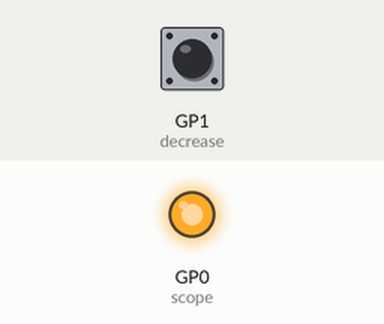
A program run on a simulated Raspberry Pi Pico running MicroPython. Parts: output pins drawn as LEDs (lit = HIGH). Inputs (shaded band) come from the test bench; at power-on: GP1 (decrease) LOW.

Above: at 1.2 s.
1.3 s: GP1 (decrease) pulled HIGH for 1.2 s
At 2.6 s:
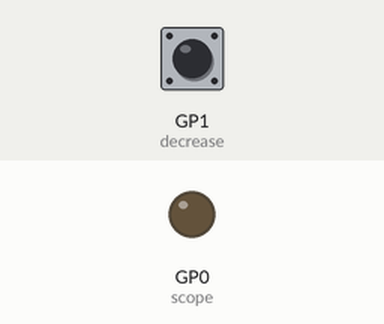
4.5 s: GP1 (decrease) pulled HIGH for 3.2 s
At 8.3 s:
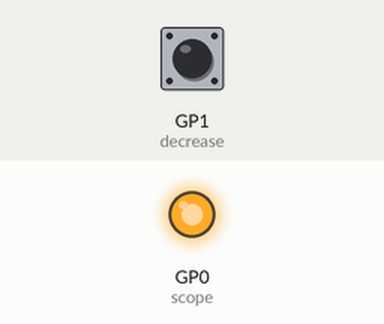
Timing chart, 0 to 9.8 s (numbered marks = the images above; inputs shaded):
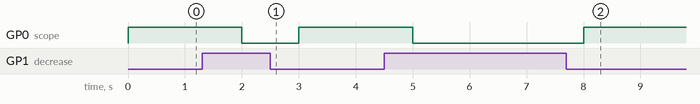

The program:

IF_Pin_Toggle.py
```python
import machine
import utime
scope = machine.Pin(0, machine.Pin.OUT)
decrease = machine.Pin(1, machine.Pin.IN, machine.Pin.PULL_DOWN)
while True:
 scope.value(1)
 if decrease.value() == 1:
     scope.value(0)
 utime.sleep(1)
#19.38us
```

Measured:
- after the input at 1.3 s, GP0 (scope): HIGH → LOW after 0.70 s, → HIGH 1.0 s later
- after the input at 4.5 s, GP0 (scope): HIGH → LOW after 0.50 s, → HIGH 3.0 s later
